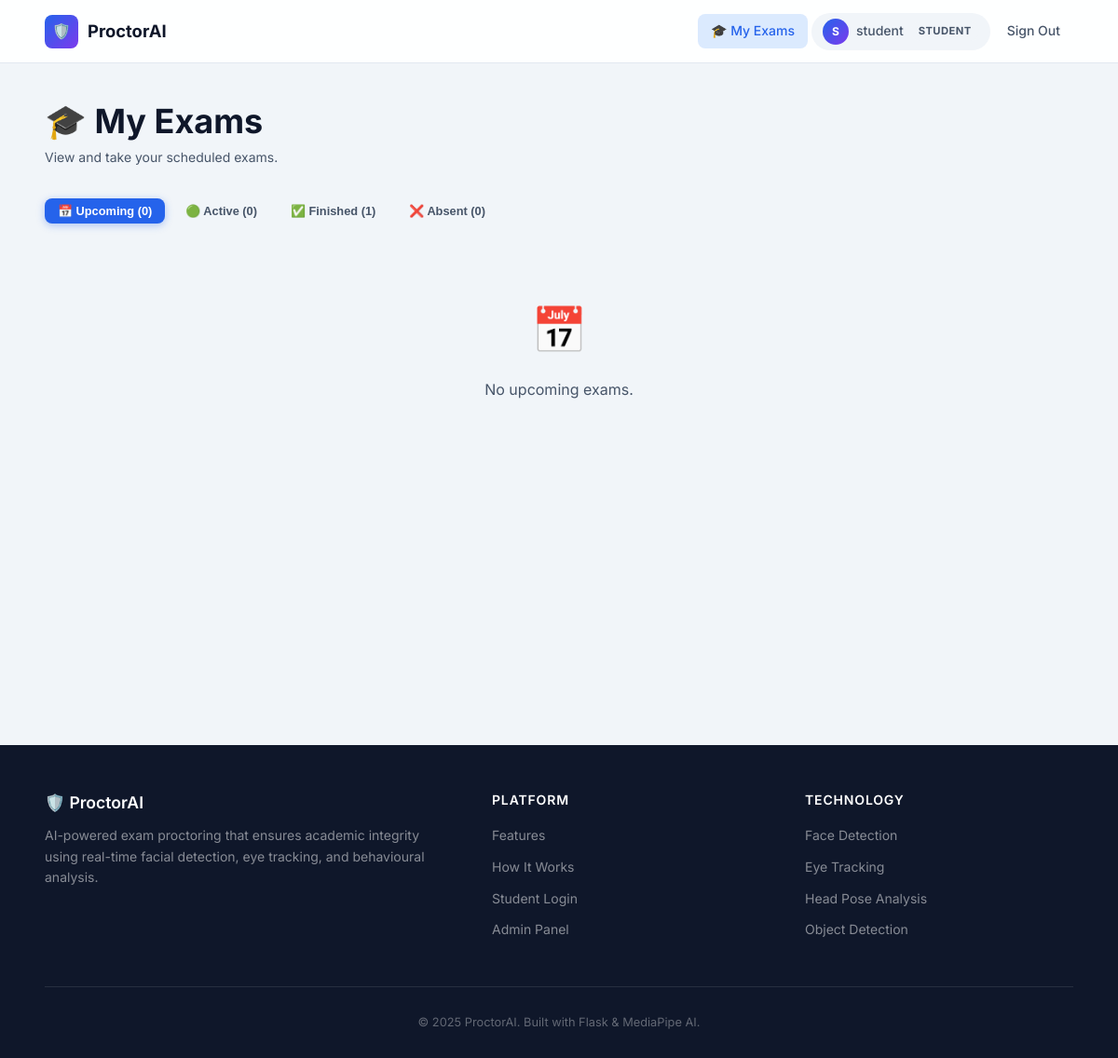
The page /student/dashboard (signed in) on the database its author committed.
### database/models.py (models this page shows, shortened)
class User(UserMixin, db.Model):
    __tablename__ = "users"
    id = db.Column(db.Integer, primary_key=True)
    username = db.Column(
        db.String(80),
        unique=True,
        nullable=False,
        index=True
    )
    password = db.Column(
        db.String(200),
        nullable=False
    )
    role = db.Column(
        db.String(20),
        default="student"
    )
    exam_sessions = db.relationship(
        "ExamSession",
        backref="user",
        lazy=True
    )

### routes/student_routes.py (the view)
@student_bp.route("/student/dashboard")
@login_required
def student_dashboard():
    if current_user.role != "student":
        if current_user.role == "admin":
            return redirect(url_for("admin.admin_dashboard"))
        return redirect(url_for("staff.staff_dashboard"))
    all_exams = Exam.query.order_by(Exam.scheduled_at).all()
    upcoming = []
    active = []
    finished_exams = []
    absent = []
    for exam in all_exams:
        status = exam.status
        session = (
            ExamSession.query
            .filter_by(user_id=current_user.id, exam_id=exam.id)
            .order_by(ExamSession.start_time.desc())
            .first()
        )
        result = session.result if session else None
        if status == "upcoming":
            upcoming.append({"exam": exam, "session": session})
        elif status == "active":
            active.append({"exam": exam, "session": session})
        elif status == "finished":
            if session and result:
                finished_exams.append({"exam": exam, "session": session, "result": result})
            else:
                absent.append({"exam": exam})
    return render_template(
        "student_dashboard.html",
        upcoming=upcoming,
        active=active,
        finished=finished_exams,
        absent=absent,
    )

### database/models.py (called while the page is built)
    @property
    def status(self):
        now = datetime.utcnow()
        if self.scheduled_at is None:
            return "active"
        from datetime import timedelta
        end_time = self.scheduled_at + timedelta(minutes=self.duration_minutes)
        if now < self.scheduled_at:
            return "upcoming"
        elif now <= end_time:
            return "active"
        else:
            return "finished"

### routes/auth_routes.py (called while the page is built)
@login_manager.user_loader
def load_user(user_id):
    return User.query.get(int(user_id))

### templates/student_dashboard.html (shortened to what this page needs)
{% extends "base.html" %}
{% block content %}
<div class="page-wrapper">
  <div class="container">
    <div class="dashboard-header">
      <div class="dashboard-title">
        <div>
          <h1>🎓 My Exams</h1>
          <p>View and take your scheduled exams.</p>
        </div>
      </div>
    </div>
    <div style="display:flex;gap:8px;margin-bottom:28px;flex-wrap:wrap;">
      <button class="btn btn-primary btn-sm tab-btn active" onclick="showTab('upcoming',this)">📅 Upcoming ({{ upcoming|length }})</button>
      <button class="btn btn-ghost btn-sm tab-btn" onclick="showTab('active',this)">🟢 Active ({{ active|length }})</button>
      <button class="btn btn-ghost btn-sm tab-btn" onclick="showTab('finished',this)">✅ Finished ({{ finished|length }})</button>
      <button class="btn btn-ghost btn-sm tab-btn" onclick="showTab('absent',this)">❌ Absent ({{ absent|length }})</button>
    </div>
    <div id="tab-upcoming" class="tab-content">
      {% if upcoming %}
      <div class="table-wrapper">
        <table>
          <thead><tr><th>#</th><th>Exam</th><th>Scheduled At</th><th>Duration</th><th>Status</th></tr></thead>
          <tbody>
          {% for item in upcoming %}
          <tr>
            <td>{{ loop.index }}</td>
            <td class="cell-primary">{{ item.exam.title }}</td>
            <td>{{ item.exam.scheduled_at.strftime('%d %b %Y, %H:%M') if item.exam.scheduled_at else '—' }}</td>
            <td>{{ item.exam.duration_minutes }} min</td>
            <td><span class="badge badge-warning">Upcoming</span></td>
          </tr>
          {% endfor %}
          </tbody>
        </table>
      </div>
      {% else %}
      <div class="empty-state"><div class="empty-icon">📅</div><p>No upcoming exams.</p></div>
      {% endif %}
    </div>
  </div>
</div>
{% endblock %}

### templates/base.html (shortened to what this page needs)
<!DOCTYPE html>
<html lang="en">
<head>
  <link rel="stylesheet" href="/static/css/style.css">
</head>
<body>
<nav class="navbar">
  <div class="container">
    <a href="/" class="nav-brand">
      <div class="brand-icon">🛡️</div>
      <span>ProctorAI</span>
    </a>
    <div class="nav-links">
      {% if current_user.is_authenticated %}
        {% if current_user.role == 'admin' %}
          <a href="/admin/dashboard" class="{% if request.path == '/admin/dashboard' %}active{% endif %}">📊 Dashboard</a>
          <a href="/admin/scores" class="{% if request.path == '/admin/scores' %}active{% endif %}">📈 Scores</a>
        {% elif current_user.role == 'staff' %}
          <a href="/staff/dashboard" class="{% if '/staff' in request.path %}active{% endif %}">📋 Staff Panel</a>
        {% else %}
          <a href="/student/dashboard" class="{% if request.path == '/student/dashboard' %}active{% endif %}">🎓 My Exams</a>
        {% endif %}
        <div class="nav-user">
          <div class="avatar">{{ current_user.username[0].upper() }}</div>
          <span>{{ current_user.username }}</span>
          <span class="badge badge-neutral" style="font-size:.7rem;padding:2px 8px">{{ current_user.role }}</span>
        </div>
        <a href="/logout" class="btn btn-ghost btn-sm">Sign Out</a>
      {% else %}
        <a href="/#features">Features</a>
        <a href="/#how-it-works">How It Works</a>
        <a href="/login" class="btn-nav">Sign In</a>
      {% endif %}
    </div>
  </div>
</nav>
{% block content %}{% endblock %}
{% block footer %}
<footer class="footer">
  <div class="container">
    <div class="footer-grid">
      <div class="footer-brand">
        <h3>🛡️ ProctorAI</h3>
        <p>AI-powered exam proctoring that ensures academic integrity using real-time facial detection, eye tracking, and behavioural analysis.</p>
      </div>
      <div class="footer-col">
        <h4>Platform</h4>
        <ul>
          <li><a href="/#features">Features</a></li>
          <li><a href="/#how-it-works">How It Works</a></li>
          <li><a href="/login">Student Login</a></li>
          <li><a href="/admin/dashboard">Admin Panel</a></li>
        </ul>
      </div>
      <div class="footer-col">
        <h4>Technology</h4>
        <ul>
          <li><a href="#">Face Detection</a></li>
          <li><a href="#">Eye Tracking</a></li>
          <li><a href="#">Head Pose Analysis</a></li>
          <li><a href="#">Object Detection</a></li>
        </ul>
      </div>
    </div>
    <div class="footer-bottom">
      &copy; 2025 ProctorAI. Built with Flask &amp; MediaPipe AI.
    </div>
  </div>
</footer>
{% endblock %}
</body>
</html>

### rows shown on the page
User: username "S", username "student", role "STUDENT"

### other values the page prints
{{ upcoming|length }} "0"
{{ active|length }} "0"
{{ finished|length }} "1"
{{ absent|length }} "0"
